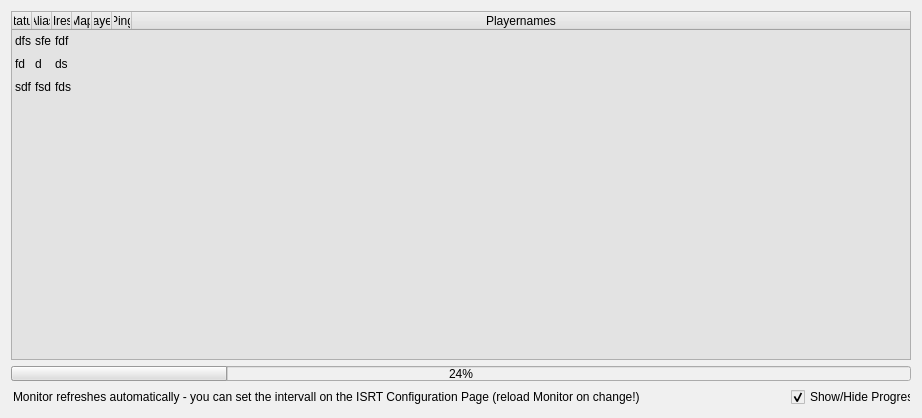
<?xml version="1.0" encoding="UTF-8"?>
<ui version="4.0">
 <class>UI_Server_Monitor2</class>
 <widget class="QWidget" name="UI_Server_Monitor2">
  <property name="geometry">
   <rect>
    <x>0</x>
    <y>0</y>
    <width>920</width>
    <height>418</height>
   </rect>
  </property>
  <property name="windowTitle">
   <string>ISRT Server Monitor</string>
  </property>
  <property name="windowIcon">
   <iconset resource="../res.qrc">
    <normaloff>:/img/img/isrt.ico</normaloff>:/img/img/isrt.ico</iconset>
  </property>
  <property name="styleSheet">
   <string notr="true">background-color: rgb(240, 240, 240);
selection-color: rgb(0, 0, 0);
selection-background-color: rgb(216, 216, 216);</string>
  </property>
  <layout class="QVBoxLayout" name="verticalLayout_2">
   <item>
    <layout class="QVBoxLayout" name="verticalLayout">
     <item>
      <widget class="QTableWidget" name="tbl_server_overview">
       <property name="sizePolicy">
        <sizepolicy hsizetype="MinimumExpanding" vsizetype="MinimumExpanding">
         <horstretch>0</horstretch>
         <verstretch>0</verstretch>
        </sizepolicy>
       </property>
       <property name="minimumSize">
        <size>
         <width>900</width>
         <height>120</height>
        </size>
       </property>
       <property name="font">
        <font>
         <pointsize>9</pointsize>
        </font>
       </property>
       <property name="styleSheet">
        <string notr="true">background-color: rgb(227, 227, 227);</string>
       </property>
       <property name="frameShape">
        <enum>QFrame::StyledPanel</enum>
       </property>
       <property name="frameShadow">
        <enum>QFrame::Raised</enum>
       </property>
       <property name="verticalScrollBarPolicy">
        <enum>Qt::ScrollBarAsNeeded</enum>
       </property>
       <property name="horizontalScrollBarPolicy">
        <enum>Qt::ScrollBarAlwaysOff</enum>
       </property>
       <property name="sizeAdjustPolicy">
        <enum>QAbstractScrollArea::AdjustIgnored</enum>
       </property>
       <property name="editTriggers">
        <set>QAbstractItemView::NoEditTriggers</set>
       </property>
       <property name="alternatingRowColors">
        <bool>false</bool>
       </property>
       <property name="selectionMode">
        <enum>QAbstractItemView::SingleSelection</enum>
       </property>
       <property name="selectionBehavior">
        <enum>QAbstractItemView::SelectRows</enum>
       </property>
       <property name="textElideMode">
        <enum>Qt::ElideNone</enum>
       </property>
       <property name="showGrid">
        <bool>true</bool>
       </property>
       <property name="gridStyle">
        <enum>Qt::NoPen</enum>
       </property>
       <property name="columnCount">
        <number>7</number>
       </property>
       <attribute name="horizontalHeaderVisible">
        <bool>true</bool>
       </attribute>
       <attribute name="horizontalHeaderCascadingSectionResizes">
        <bool>false</bool>
       </attribute>
       <attribute name="horizontalHeaderMinimumSectionSize">
        <number>0</number>
       </attribute>
       <attribute name="horizontalHeaderDefaultSectionSize">
        <number>0</number>
       </attribute>
       <attribute name="horizontalHeaderHighlightSections">
        <bool>false</bool>
       </attribute>
       <attribute name="horizontalHeaderShowSortIndicator" stdset="0">
        <bool>false</bool>
       </attribute>
       <attribute name="horizontalHeaderStretchLastSection">
        <bool>true</bool>
       </attribute>
       <attribute name="verticalHeaderVisible">
        <bool>false</bool>
       </attribute>
       <attribute name="verticalHeaderCascadingSectionResizes">
        <bool>false</bool>
       </attribute>
       <attribute name="verticalHeaderMinimumSectionSize">
        <number>15</number>
       </attribute>
       <attribute name="verticalHeaderDefaultSectionSize">
        <number>23</number>
       </attribute>
       <attribute name="verticalHeaderHighlightSections">
        <bool>false</bool>
       </attribute>
       <attribute name="verticalHeaderStretchLastSection">
        <bool>false</bool>
       </attribute>
       <row>
        <property name="text">
         <string>New Row</string>
        </property>
       </row>
       <row>
        <property name="text">
         <string>New Row</string>
        </property>
       </row>
       <row>
        <property name="text">
         <string>New Row</string>
        </property>
       </row>
       <column>
        <property name="text">
         <string>Status</string>
        </property>
       </column>
       <column>
        <property name="text">
         <string>Alias</string>
        </property>
       </column>
       <column>
        <property name="text">
         <string>IP-Address-Port</string>
        </property>
       </column>
       <column>
        <property name="text">
         <string>Map</string>
        </property>
       </column>
       <column>
        <property name="text">
         <string>Players</string>
        </property>
        <property name="font">
         <font>
          <weight>50</weight>
          <bold>false</bold>
         </font>
        </property>
       </column>
       <column>
        <property name="text">
         <string>Ping</string>
        </property>
       </column>
       <column>
        <property name="text">
         <string>Playernames</string>
        </property>
       </column>
       <item row="0" column="0">
        <property name="text">
         <string>dfs</string>
        </property>
       </item>
       <item row="0" column="1">
        <property name="text">
         <string>sfe</string>
        </property>
       </item>
       <item row="0" column="2">
        <property name="text">
         <string>fdf</string>
        </property>
       </item>
       <item row="1" column="0">
        <property name="text">
         <string>fd</string>
        </property>
       </item>
       <item row="1" column="1">
        <property name="text">
         <string>d</string>
        </property>
       </item>
       <item row="1" column="2">
        <property name="text">
         <string>ds</string>
        </property>
       </item>
       <item row="2" column="0">
        <property name="text">
         <string>sdf</string>
        </property>
       </item>
       <item row="2" column="1">
        <property name="text">
         <string>fsd</string>
        </property>
       </item>
       <item row="2" column="2">
        <property name="text">
         <string>fds</string>
        </property>
       </item>
      </widget>
     </item>
     <item>
      <widget class="QProgressBar" name="mon_progress_bar">
       <property name="maximumSize">
        <size>
         <width>16777215</width>
         <height>15</height>
        </size>
       </property>
       <property name="value">
        <number>24</number>
       </property>
      </widget>
     </item>
    </layout>
   </item>
   <item>
    <layout class="QHBoxLayout" name="horizontalLayout">
     <item>
      <widget class="QLineEdit" name="lineEdit">
       <property name="text">
        <string>Monitor refreshes automatically - you can set the intervall on the ISRT Configuration Page (reload Monitor on change!)</string>
       </property>
       <property name="frame">
        <bool>false</bool>
       </property>
      </widget>
     </item>
     <item>
      <spacer name="horizontalSpacer">
       <property name="orientation">
        <enum>Qt::Horizontal</enum>
       </property>
       <property name="sizeType">
        <enum>QSizePolicy::Fixed</enum>
       </property>
       <property name="sizeHint" stdset="0">
        <size>
         <width>10</width>
         <height>20</height>
        </size>
       </property>
      </spacer>
     </item>
     <item>
      <widget class="QCheckBox" name="chkbx_show_progressbar">
       <property name="minimumSize">
        <size>
         <width>120</width>
         <height>0</height>
        </size>
       </property>
       <property name="maximumSize">
        <size>
         <width>120</width>
         <height>16777215</height>
        </size>
       </property>
       <property name="text">
        <string>Show/Hide Progress</string>
       </property>
       <property name="checked">
        <bool>true</bool>
       </property>
      </widget>
     </item>
    </layout>
   </item>
  </layout>
 </widget>
 <resources>
  <include location="../res.qrc"/>
 </resources>
 <connections/>
</ui>
